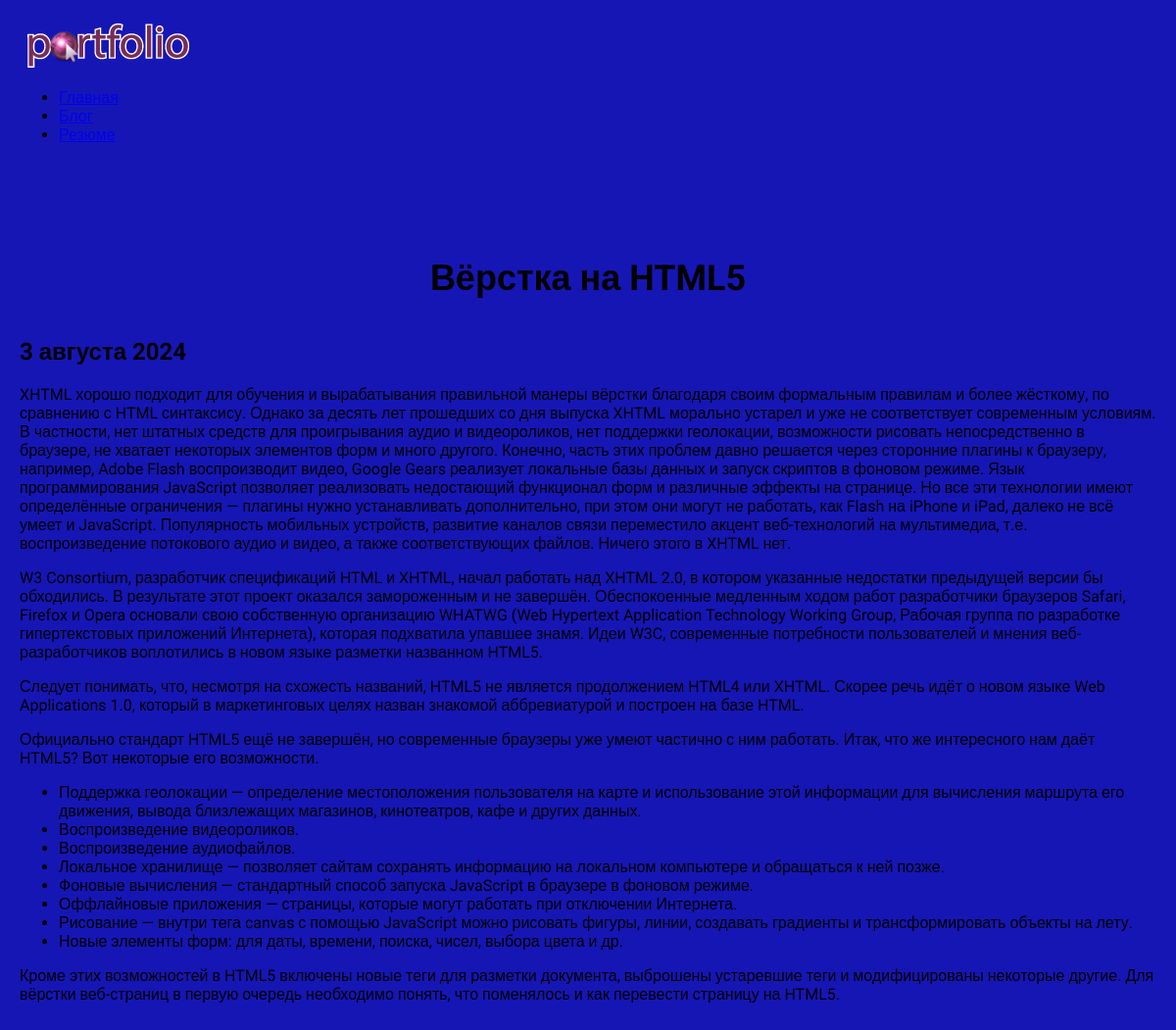
Page /blog/1/ on the committed database.
### blog/models.py (models this page shows, shortened)
class Blog(models.Model):
    title = models.CharField(max_length=200)
    description = models.TextField()
    date = models.DateField()

### blog/views.py (the view)
# urls.py: path('<int:blog_id>/', views.detail, name="detail"),
def detail(request, blog_id):
    blog = get_object_or_404(Blog, pk=blog_id)
    return render(request, 'blog/details.html', {'blog': blog})

### blog/templates/blog/details.html
{% extends 'skills/base.html' %}
{% block content %}
<div class="detail">
    <h1>{{ blog.title }}</h1>
    <h2>{{ blog.date | date:'j E Y' }}</h2>
    {{ blog.description | safe }}
</div>
{% endblock %}

### skills/static/css/style.css (style rules this page uses)
body { background: #1616b5; padding: 0; margin: 0; font-family: "Roboto", sans-serif; }
.content h1 { text-align: center; margin: 60px 0 40px; font-size: 36px; }

### rows in the picture
Blog: title "Вёрстка на HTML5", date "3 августа 2024", description "XHTML хорошо подходит для обучения и вырабатывания правильной манеры вёрстки благодаря своим формальным правилам и более жёсткому, по сравнению с HTML синтаксису. Однако за десять лет прошедших со дня выпуска XHTML морально устарел и уже не соответствует современным условиям. В частности, нет штатных средств для проигрывания аудио и видеороликов, нет поддержки геолокации, возможности рисовать непосредственно в браузере, не хватает некоторых элементов форм и много другого. Конечно, часть этих проблем давно решается через сторонние плагины к браузеру, например, Adobe Flash воспроизводит видео, Google Gears реализует локальные базы данных и запуск скриптов в фоновом режиме. Язык…"
